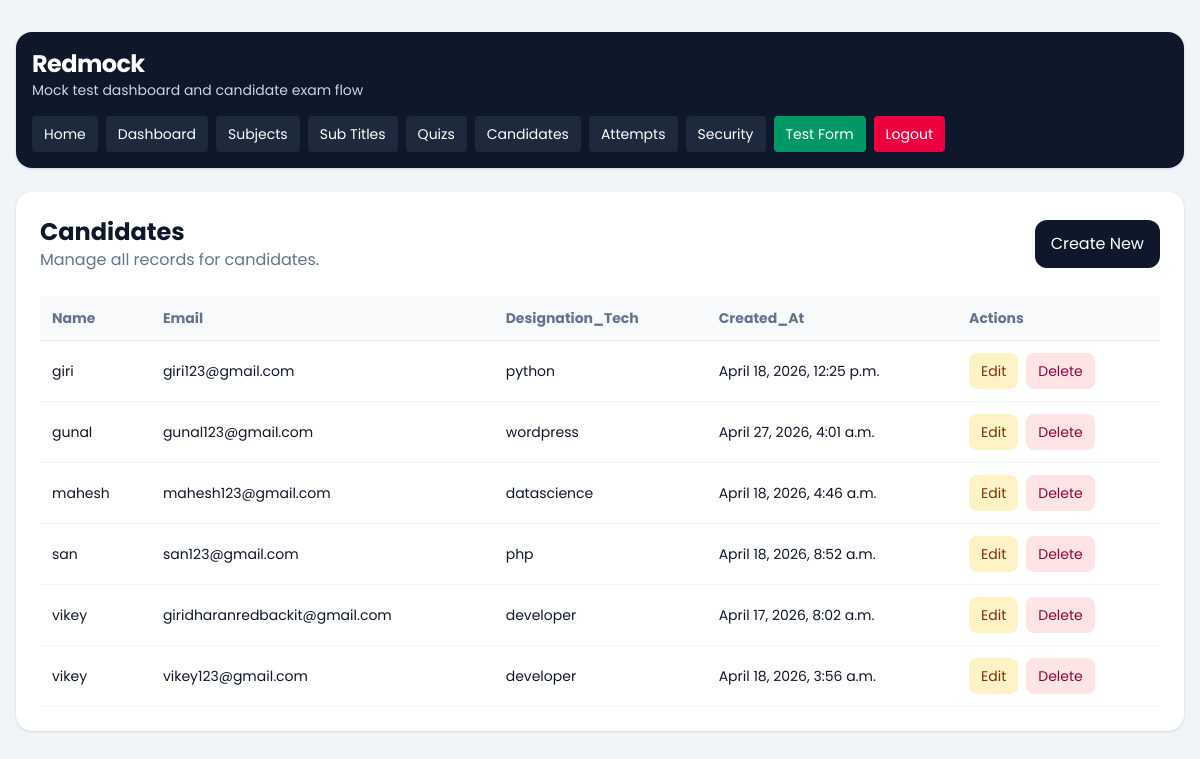
The page /dashboard/candidates/ (signed in) on the database as committed earlier.
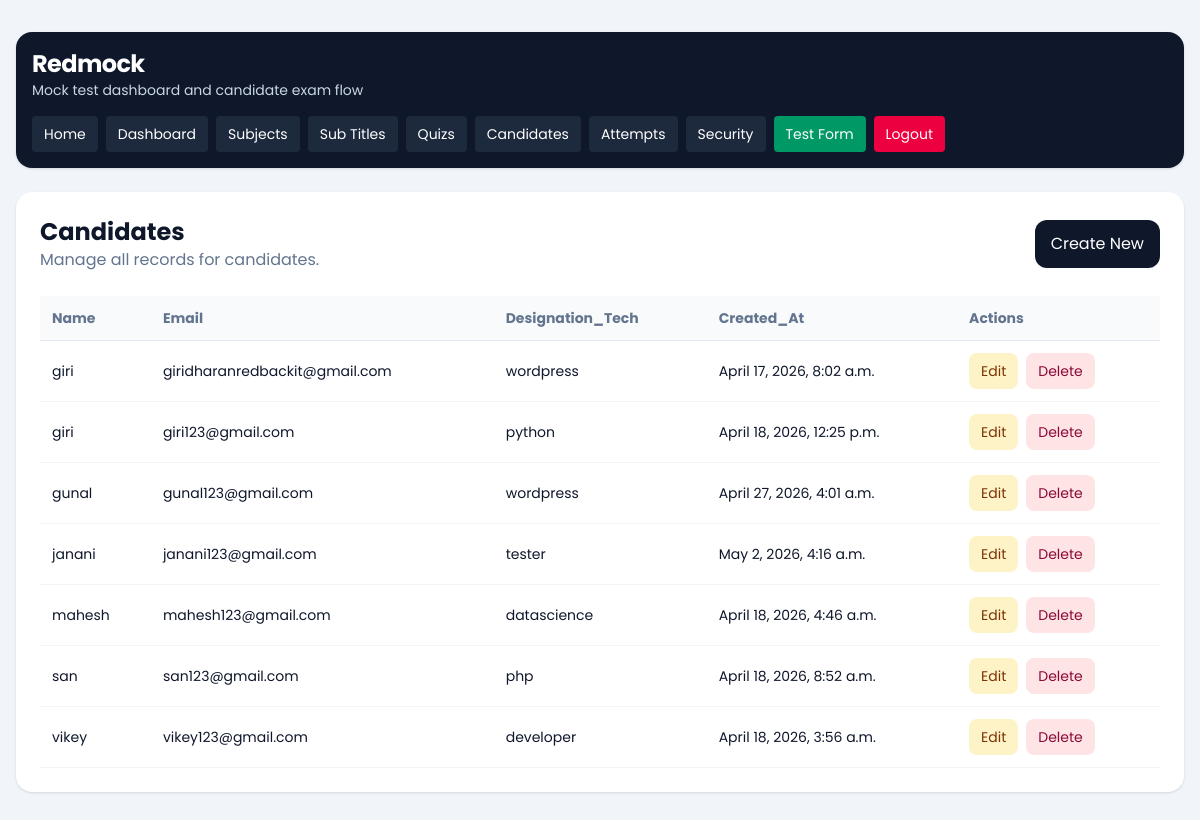
The same page on the database as committed later.
### quiz/models.py (models this page shows, shortened)
class Candidate(models.Model):
    name = models.CharField(max_length=150)
    email = models.EmailField()
    designation_tech = models.CharField(max_length=150)
    created_at = models.DateTimeField(auto_now_add=True)
    class Meta:
        ordering = ['name']

### dashboard/views.py (the view)
# urls.py: path('candidates/', views.candidate_list, name='candidate_list'),
@company_login_required
def candidate_list(request):
    queryset = Candidate.objects.all()
    return render_crud_list(
        request,
        queryset=queryset,
        title='Candidates',
        create_url='dashboard:candidate_create',
        edit_url_name='dashboard:candidate_update',
        delete_url_name='dashboard:candidate_delete',
        fields=['name', 'email', 'designation_tech', 'created_at'],
    )

### dashboard/templatetags/dashboard_extras.py (called while the page is built)
@register.filter
def getattribute(obj, attr_name):
    return getattr(obj, attr_name)

### dashboard/views.py (called while the page is built)
def get_logged_in_company(request):
    company_id = request.session.get('company_id')
    if not company_id:
        return None
    return Company.objects.filter(id=company_id, is_active=True).first()

def company_login_required(view_func):
    @wraps(view_func)
    def wrapper(request, *args, **kwargs):
        company = get_logged_in_company(request)
        if not company:
            return redirect(f"{reverse('dashboard:login')}?next={request.path}")
        request.company = company
        return view_func(request, *args, **kwargs)
    return wrapper

def render_crud_list(request, *, queryset, title, create_url, edit_url_name, delete_url_name, fields):
    context = {
        'title': title,
        'objects': queryset,
        'create_url': create_url,
        'edit_url_name': edit_url_name,
        'delete_url_name': delete_url_name,
        'fields': fields,
    }
    return render(request, 'dashboard/crud_list.html', context)

### templates/dashboard/crud_list.html (shortened to what this page needs)
{% extends "base.html" %}
{% load dashboard_extras %}
{% block content %}
{% include 'dashboard/header.html' %}
<section class="rounded-2xl bg-white p-6 shadow-sm">
    <div class="mb-6 flex flex-col gap-3 sm:flex-row sm:items-center sm:justify-between">
        <div>
            <h1 class="text-2xl font-bold">{{ title }}</h1>
            <p class="text-slate-500">Manage all records for {{ title|lower }}.</p>
        </div>
        <a href="{% url create_url %}" class="rounded-xl bg-slate-900 px-4 py-3 text-white">Create New</a>
    </div>
    <div class="overflow-x-auto">
        <table class="min-w-full text-left text-sm">
            <thead class="border-b border-slate-200 bg-slate-50 text-slate-500">
                <tr>
                    {% for field in fields %}
                        <th class="px-3 py-3">{{ field|title }}</th>
                    {% endfor %}
                    <th class="px-3 py-3">Actions</th>
                </tr>
            </thead>
            <tbody>
                {% for object in objects %}
                    <tr class="border-b border-slate-100">
                        {% for field in fields %}
                            <td class="px-3 py-3">{{ object|getattribute:field }}</td>
                        {% endfor %}
                        <td class="px-3 py-3">
                            <div class="flex gap-2">
                                <a href="{% url edit_url_name object.pk %}" class="rounded-lg bg-amber-100 px-3 py-2 text-amber-900">Edit</a>
                                <a href="{% url delete_url_name object.pk %}" class="rounded-lg bg-rose-100 px-3 py-2 text-rose-900">Delete</a>
                            </div>
                        </td>
                    </tr>
                {% empty %}
                    <tr>
                        <td colspan="{{ fields|length|add:1 }}" class="px-3 py-8 text-center text-slate-500">
                            No records found.
                        </td>
                    </tr>
                {% endfor %}
            </tbody>
        </table>
    </div>
</section>
{% endblock %}

Rows that differ between the two databases and show on the page:
changed Candidate "giridharanredbackit@gmail.com": moves up the list
added Candidate: fields "janani" "janani123@gmail.com" "tester" "May 2, 2026, 4:16 a.m."
Other text that changed with them:
new list line: "giri"
new list line: "wordpress"
list line gone: "vikey"
list line gone: "developer"
